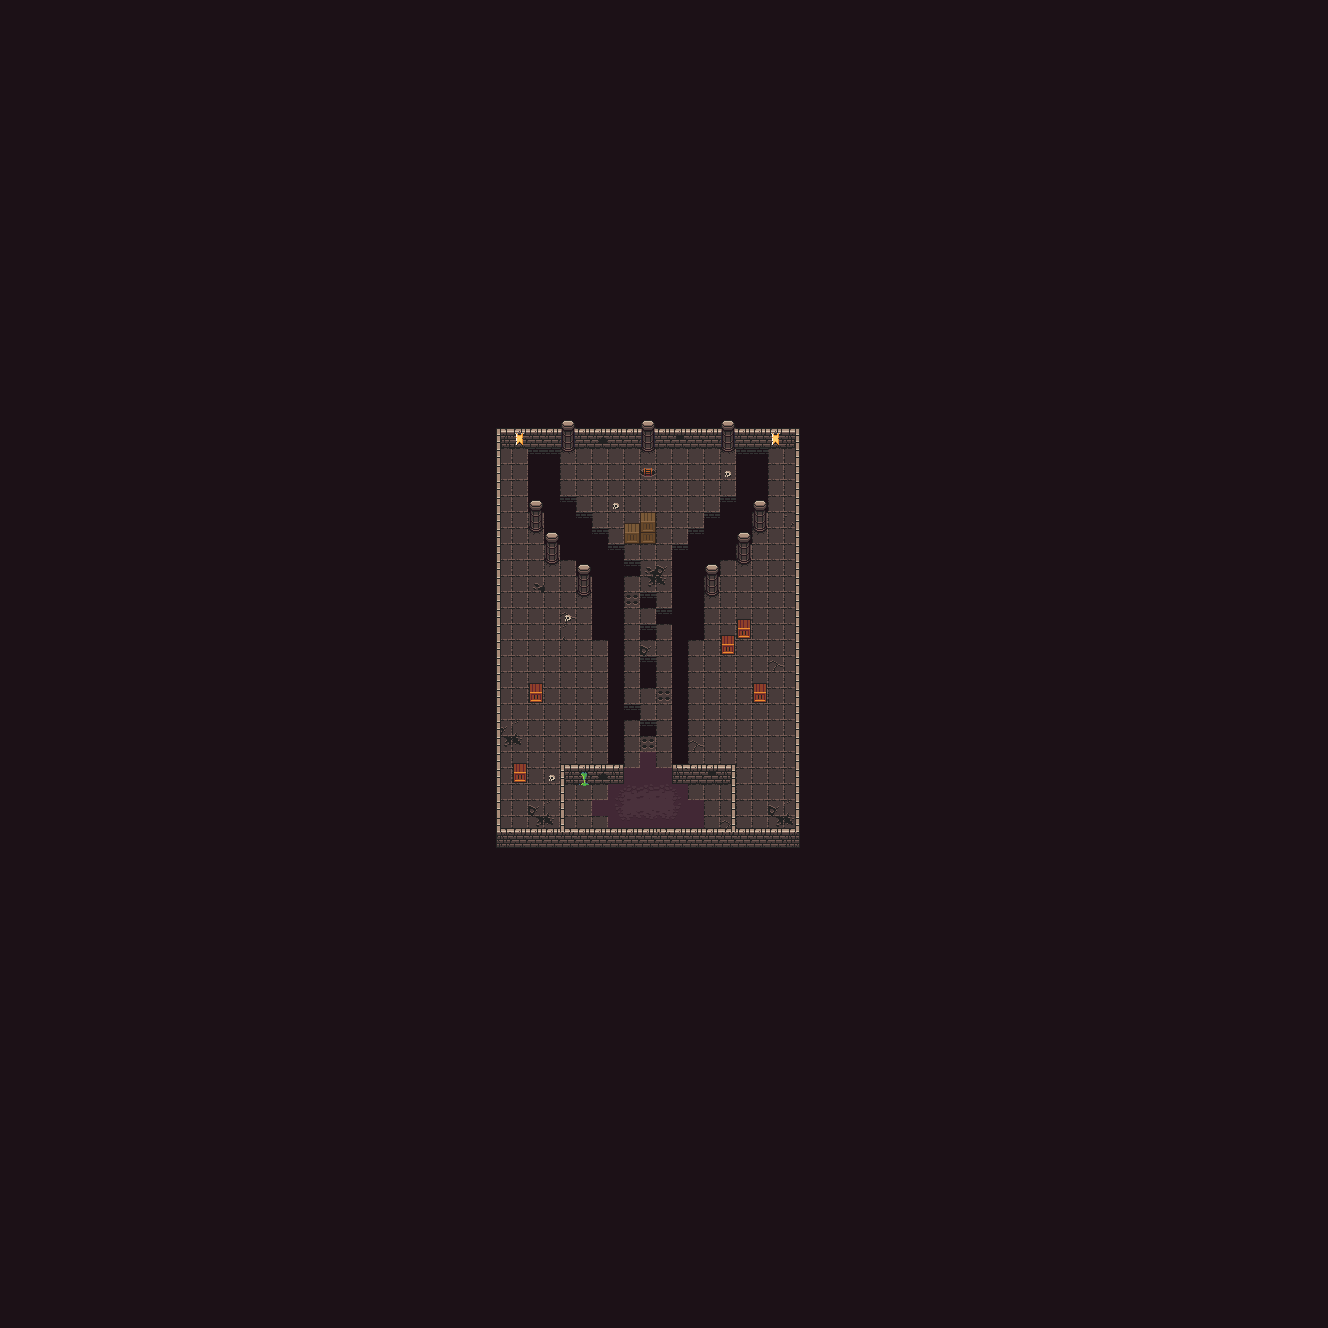

The image is a tile-based game level rendered from a .tmx file. Its description and source (layers, tilesets, objects; grid data summarised) follow:
An orthogonal 83x83 tile map with 16x16 px tiles, 6 tile layers (UnderGround, Ground, Hole, Walls, ...), 3 tilesets and 58 objects (27x wall, 19x hole, 7x enemy, 3x off, end, ...).

<map version="1.2" tiledversion="1.2.0" orientation="orthogonal" renderorder="right-down" width="83" height="83" tilewidth="16" tileheight="16" infinite="0" nextlayerid="30" nextobjectid="121">
 <tileset firstgid="1" source="Dungeon3-16x16-itens2.tsx" />
 <tileset firstgid="1025" source="Dungeon3-16x16.tsx" />
 <tileset firstgid="1281" source="Dungeon3-16x16-itens.tsx" />
 <layer id="23" name="UnderGround" width="83" height="83">
  <data>[6889 cells, 6889 non-empty, 2 distinct tile ids]</data>
 </layer>
 <layer id="24" name="Ground" width="83" height="83">
  <data>[6889 cells, 454 non-empty, 24 distinct tile ids]</data>
 </layer>
 <layer id="25" name="Hole" width="83" height="83">
  <data>[6889 cells, 0 non-empty, 0 distinct tile ids]</data>
 </layer>
 <layer id="26" name="Walls" width="83" height="83">
  <data>[6889 cells, 149 non-empty, 24 distinct tile ids]</data>
 </layer>
 <layer id="27" name="Decoration" width="83" height="83">
  <data>[6889 cells, 43 non-empty, 13 distinct tile ids]</data>
 </layer>
 <layer id="28" name="UpperCharacter" width="83" height="83">
  <data>[6889 cells, 35 non-empty, 8 distinct tile ids]</data>
 </layer>
 <objectgroup id="7" name="walls">
  <object id="1" name="wall" x="501.333" y="832" width="293.333" height="16.0003" />
  <object id="2" name="wall" x="794.667" y="429.333" width="5.33333" height="418.667" />
  <object id="3" name="wall" x="496" y="429.333" width="5.33333" height="418.667" />
  <object id="4" name="wall" x="501.333" y="429.333" width="58.6667" height="8" />
  <object id="5" name="wall" x="576" y="429.333" width="64" height="8" />
  <object id="6" name="wall" x="656" y="429.333" width="64" height="8" />
  <object id="7" name="wall" x="736" y="429.333" width="58.6667" height="8" />
  <object id="8" name="wall" x="560" y="424" width="16" height="21.3333" />
  <object id="9" name="wall" x="640" y="424" width="16" height="21.3333" />
  <object id="10" name="wall" x="720" y="424" width="16" height="21.3333" />
  <object id="11" name="wall" x="560" y="768" width="5.33333" height="64" />
  <object id="12" name="wall" x="565.333" y="768" width="58.6667" height="2.66667" />
  <object id="13" name="wall" x="672" y="768" width="58.6667" height="2.66667" />
  <object id="14" name="wall" x="730.667" y="768" width="5.33333" height="64" />
  <object id="97" name="wall" x="528" y="682.667" width="16" height="21.3333" />
  <object id="98" name="wall" x="512" y="762.667" width="16" height="21.3333" />
  <object id="99" name="wall" x="752" y="682.667" width="16" height="21.3333" />
  <object id="100" name="wall" x="720" y="634.667" width="16" height="21.3333" />
  <object id="101" name="wall" x="736" y="618.667" width="16" height="21.3333" />
  <object id="102" name="wall" x="624" y="528" width="16" height="16.0003" />
  <object id="103" name="wall" x="640" y="520" width="16" height="24" />
  <object id="104" name="wall" x="530.667" y="512" width="10.6667" height="16" />
  <object id="105" name="wall" x="546.667" y="544" width="10.6667" height="16" />
  <object id="106" name="wall" x="578.667" y="576" width="10.6667" height="16" />
  <object id="107" name="wall" x="706.667" y="576" width="10.6667" height="16" />
  <object id="108" name="wall" x="738.667" y="544" width="10.6667" height="16" />
  <object id="109" name="wall" x="754.667" y="512" width="10.6667" height="16" />
 </objectgroup>
 <objectgroup id="9" name="holes">
  <object id="64" name="hole" x="640" y="592" width="16" height="8" />
  <object id="65" name="hole" x="656" y="608" width="16" height="8" />
  <object id="66" name="hole" x="640" y="624" width="16" height="8" />
  <object id="67" name="hole" x="640" y="656" width="16" height="24" />
  <object id="68" name="hole" x="628" y="708" width="8" height="4" />
  <object id="69" name="hole" x="644" y="724" width="8" height="4" />
  <object id="70" name="hole" x="676" y="552" width="8" height="208" />
  <object id="71" name="hole" x="692" y="536" width="8" height="96" />
  <object id="72" name="hole" x="708" y="520" width="8" height="48" />
  <object id="73" name="hole" x="724" y="508" width="8" height="44" />
  <object id="74" name="hole" x="740" y="456" width="8" height="80" />
  <object id="75" name="hole" x="756" y="456" width="8" height="56" />
  <object id="76" name="hole" x="532" y="456" width="8" height="48" />
  <object id="77" name="hole" x="548" y="456" width="8" height="76" />
  <object id="78" name="hole" x="564" y="504" width="8" height="44" />
  <object id="80" name="hole" x="580" y="520" width="8" height="44" />
  <object id="81" name="hole" x="596" y="536" width="8" height="92" />
  <object id="82" name="hole" x="612" y="552" width="8" height="208" />
  <object id="83" name="hole" x="624" y="560" width="16" height="8" />
 </objectgroup>
 <objectgroup id="8" name="triggers">
  <object id="41" name="end" x="640" y="464" width="16" height="16" />
  <object id="55" name="spawn" x="648" y="813.333">
   <point />
  </object>
 </objectgroup>
 <objectgroup id="10" name="spikes">
  <object id="110" name="spike" type="off" x="624" y="592" width="16" height="8" />
  <object id="111" name="spike" type="off" x="656" y="688" width="16" height="8" />
  <object id="112" name="spike" type="off" x="640" y="736" width="16" height="8" />
 </objectgroup>
 <objectgroup id="29" name="enemies">
  <object id="113" name="enemy" x="560" y="640" width="16" height="16" />
  <object id="114" name="enemy" x="512" y="592" width="16" height="16" />
  <object id="115" name="enemy" x="576" y="720" width="16" height="16" />
  <object id="116" name="enemy" x="752" y="720" width="16" height="16" />
  <object id="117" name="enemy" x="656" y="496" width="16" height="16" />
  <object id="118" name="enemy" x="768" y="496" width="16" height="16" />
  <object id="119" name="enemy" x="576" y="464" width="16" height="16" />
 </objectgroup>
</map>
